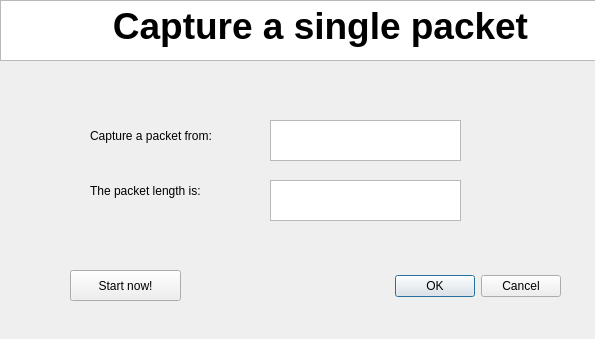
<?xml version="1.0" encoding="UTF-8"?>
<ui version="4.0">
 <class>Dialog_multi</class>
 <widget class="QDialog" name="Dialog_multi">
  <property name="geometry">
   <rect>
    <x>0</x>
    <y>0</y>
    <width>595</width>
    <height>339</height>
   </rect>
  </property>
  <property name="windowTitle">
   <string>Capture a single packet</string>
  </property>
  <widget class="QDialogButtonBox" name="buttonBox">
   <property name="geometry">
    <rect>
     <x>220</x>
     <y>270</y>
     <width>341</width>
     <height>32</height>
    </rect>
   </property>
   <property name="orientation">
    <enum>Qt::Horizontal</enum>
   </property>
   <property name="standardButtons">
    <set>QDialogButtonBox::Cancel|QDialogButtonBox::Ok</set>
   </property>
  </widget>
  <widget class="QTextEdit" name="textEdit">
   <property name="geometry">
    <rect>
     <x>0</x>
     <y>0</y>
     <width>641</width>
     <height>61</height>
    </rect>
   </property>
   <property name="html">
    <string>&lt;!DOCTYPE HTML PUBLIC &quot;-//W3C//DTD HTML 4.0//EN&quot; &quot;http://www.w3.org/TR/REC-html40/strict.dtd&quot;&gt;
&lt;html&gt;&lt;head&gt;&lt;meta name=&quot;qrichtext&quot; content=&quot;1&quot; /&gt;&lt;style type=&quot;text/css&quot;&gt;
p, li { white-space: pre-wrap; }
&lt;/style&gt;&lt;/head&gt;&lt;body style=&quot; font-family:'Ubuntu'; font-size:11pt; font-weight:400; font-style:normal;&quot;&gt;
&lt;p align=&quot;center&quot; style=&quot; margin-top:0px; margin-bottom:0px; margin-left:0px; margin-right:0px; -qt-block-indent:0; text-indent:0px;&quot;&gt;&lt;span style=&quot; font-size:28pt; font-weight:600;&quot;&gt;Capture a single packet&lt;/span&gt;&lt;/p&gt;&lt;/body&gt;&lt;/html&gt;</string>
   </property>
  </widget>
  <widget class="QLabel" name="label">
   <property name="geometry">
    <rect>
     <x>90</x>
     <y>120</y>
     <width>171</width>
     <height>31</height>
    </rect>
   </property>
   <property name="text">
    <string>Capture a packet from:</string>
   </property>
  </widget>
  <widget class="QLabel" name="label_2">
   <property name="geometry">
    <rect>
     <x>90</x>
     <y>180</y>
     <width>181</width>
     <height>21</height>
    </rect>
   </property>
   <property name="text">
    <string>The packet length is: </string>
   </property>
  </widget>
  <widget class="QTextEdit" name="te_mul_from">
   <property name="geometry">
    <rect>
     <x>270</x>
     <y>120</y>
     <width>191</width>
     <height>41</height>
    </rect>
   </property>
  </widget>
  <widget class="QTextEdit" name="te_mul_len">
   <property name="geometry">
    <rect>
     <x>270</x>
     <y>180</y>
     <width>191</width>
     <height>41</height>
    </rect>
   </property>
  </widget>
  <widget class="QPushButton" name="btn_mul_start">
   <property name="geometry">
    <rect>
     <x>70</x>
     <y>270</y>
     <width>111</width>
     <height>31</height>
    </rect>
   </property>
   <property name="text">
    <string>Start now!</string>
   </property>
  </widget>
 </widget>
 <resources/>
 <connections>
  <connection>
   <sender>buttonBox</sender>
   <signal>accepted()</signal>
   <receiver>Dialog_multi</receiver>
   <slot>accept()</slot>
   <hints>
    <hint type="sourcelabel">
     <x>248</x>
     <y>254</y>
    </hint>
    <hint type="destinationlabel">
     <x>157</x>
     <y>274</y>
    </hint>
   </hints>
  </connection>
  <connection>
   <sender>buttonBox</sender>
   <signal>rejected()</signal>
   <receiver>Dialog_multi</receiver>
   <slot>reject()</slot>
   <hints>
    <hint type="sourcelabel">
     <x>316</x>
     <y>260</y>
    </hint>
    <hint type="destinationlabel">
     <x>286</x>
     <y>274</y>
    </hint>
   </hints>
  </connection>
 </connections>
</ui>
